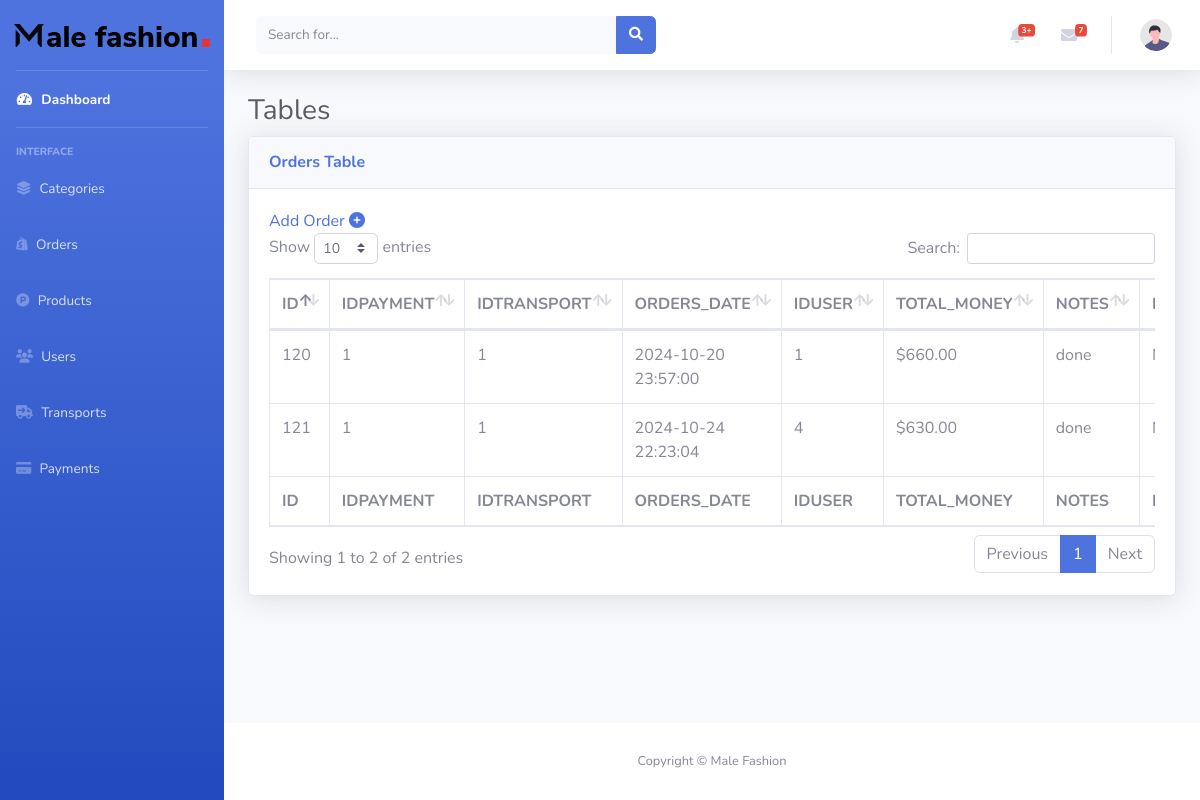
Page /admin-mau/Orders.php on the earlier database version.
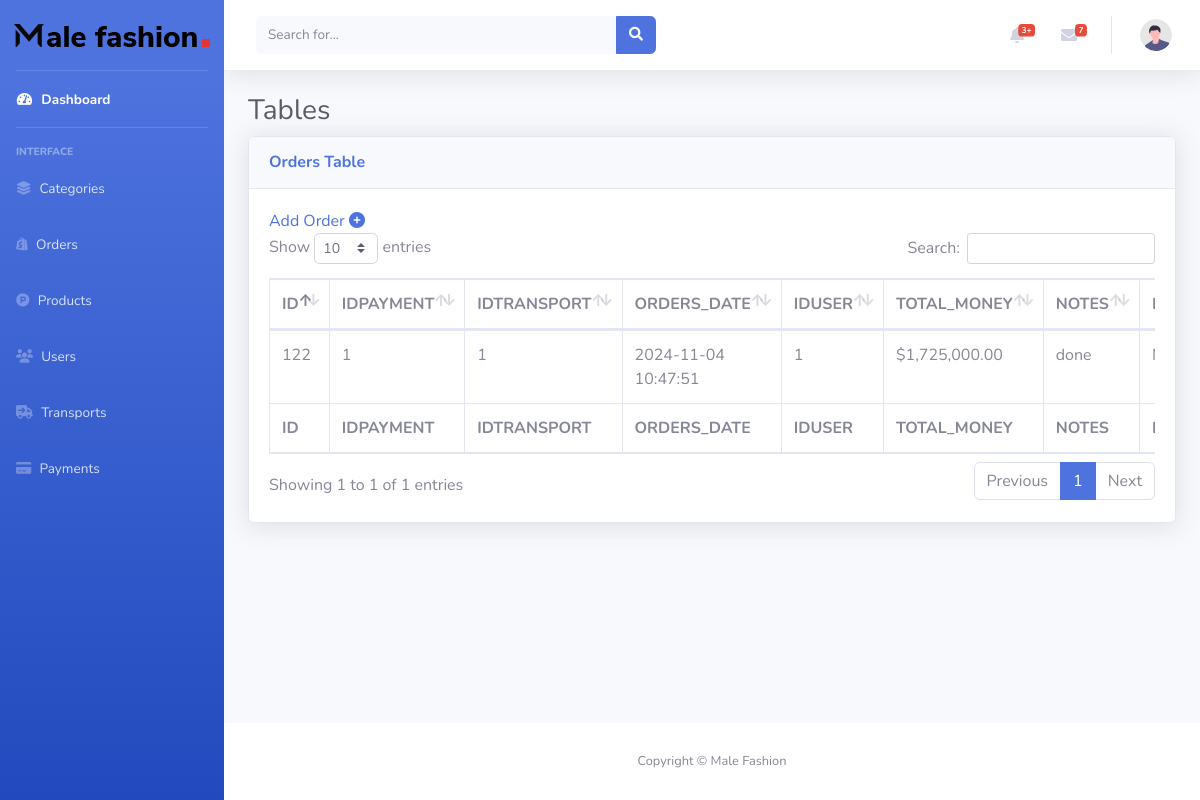
Same page on the later database version.
### tables this page shows
CREATE TABLE `orders` (
  `ID` int(11) NOT NULL,
  `IDPAYMENT` int(11) DEFAULT NULL,
  `IDTRANSPORT` int(11) DEFAULT NULL,
  `ORDERS_DATE` timestamp NULL DEFAULT NULL,
  `IDUSER` int(11) DEFAULT NULL,
  `TOTAL_MONEY` double DEFAULT NULL,
  `NOTES` text DEFAULT NULL,
  `RECIPIENT_NAME` varchar(250) DEFAULT NULL,
  `ADDRESS` varchar(500) DEFAULT NULL,
  `PHONE` varchar(50) DEFAULT NULL
);

### admin-mau/Orders.php (the view, shortened to what the changed rows need)
<?php
include('../db.php');
$sql = "SELECT ID, IDPAYMENT, IDTRANSPORT, ORDERS_DATE, IDUSER, TOTAL_MONEY, NOTES, RECIPIENT_NAME, ADDRESS, PHONE FROM orders";
$result = $conn->query($sql);
?>
<!DOCTYPE html>
<html lang="en">
<head>
    <link rel="stylesheet" href="https://cdnjs.cloudflare.com/ajax/libs/font-awesome/6.6.0/css/all.min.css"
 />
    <link href="vendor/fontawesome-free/css/all.min.css" rel="stylesheet" type="text/css">
    <link href="css/sb-admin-2.min.css" rel="stylesheet">
    <link href="vendor/datatables/dataTables.bootstrap4.min.css" rel="stylesheet">
</head>
<body id="page-top">
    <div id="wrapper">
        <div id="content-wrapper" class="d-flex flex-column">
            <div id="content">
                <div class="container-fluid">
                    <h1 class="h3 mb-2 text-gray-800">Tables</h1>
                    <div class="card shadow mb-4">
                        <div class="card-body">
                            <div class="table-responsive">
                                <table class="table table-bordered" id="dataTable" width="100%" cellspacing="0">
                                    <div class="add-button">
                                    </div>
                                    <thead>
                                        <tr>
                                            <th>ID</th>
                                            <th>IDPAYMENT</th>
                                            <th>IDTRANSPORT</th>
                                            <th>ORDERS_DATE</th>
                                            <th>IDUSER</th>
                                            <th>TOTAL_MONEY</th>
                                            <th>NOTES</th>
                                            <th>RECIPIENT_NAME</th>
                                        </tr>
                                    </thead>
                                    <tfoot>
                                        <tr>
                                            <th>ID</th>
                                            <th>IDPAYMENT</th>
                                            <th>IDTRANSPORT</th>
                                            <th>ORDERS_DATE</th>
                                            <th>IDUSER</th>
                                            <th>TOTAL_MONEY</th>
                                            <th>NOTES</th>
                                            <th>RECIPIENT_NAME</th>
                                        </tr>
                                    </tfoot>
                                    <tbody>
                                        <?php
                                        if ($result->num_rows > 0) {
                                            while ($row = $result->fetch_assoc()) {
                                                echo "<tr>";
                                                echo "<td>{$row['ID']}</td>";
                                                echo "<td>{$row['IDPAYMENT']}</td>";
                                                echo "<td>{$row['IDTRANSPORT']}</td>";
                                                echo "<td>{$row['ORDERS_DATE']}</td>";
                                                echo "<td>{$row['IDUSER']}</td>";
                                                echo "<td>$" . number_format($row['TOTAL_MONEY'], 2) . "</td>";
                                                echo "<td>{$row['NOTES']}</td>";
                                                echo "<td>{$row['RECIPIENT_NAME']}</td>";
                                                echo "</tr>";
                                            }
                                        } else {
                                            echo "<tr><td colspan='10'>No orders found</td></tr>";
                                        }
                                        ?>
                                    </tbody>
                                </table>
                            </div>
                        </div>
                    </div>
                </div>
            </div>
        </div>
    </div>
</body>
</html>

Differences in the rows shown:
removed orders: ID "120", IDPAYMENT "1", IDTRANSPORT "1", ORDERS_DATE "2024-10-20 23:57:00", IDUSER "1", TOTAL_MONEY "660.00", NOTES "done"
removed orders: ID "121", IDPAYMENT "1", IDTRANSPORT "1", ORDERS_DATE "2024-10-24 22:23:04", IDUSER "4", TOTAL_MONEY "630.00", NOTES "done"
added orders: ID "122", IDPAYMENT "1", IDTRANSPORT "1", ORDERS_DATE "2024-11-04 10:47:51", IDUSER "1", TOTAL_MONEY "1,725,000.00", NOTES "done"
Other differences:
text written by a page script: "Show entries Search: Showing 1 to 2 of 2 entries Previous 1 Next" → "Show entries Search: Showing 1 to 1 of 1 entries Previous 1 Next"
